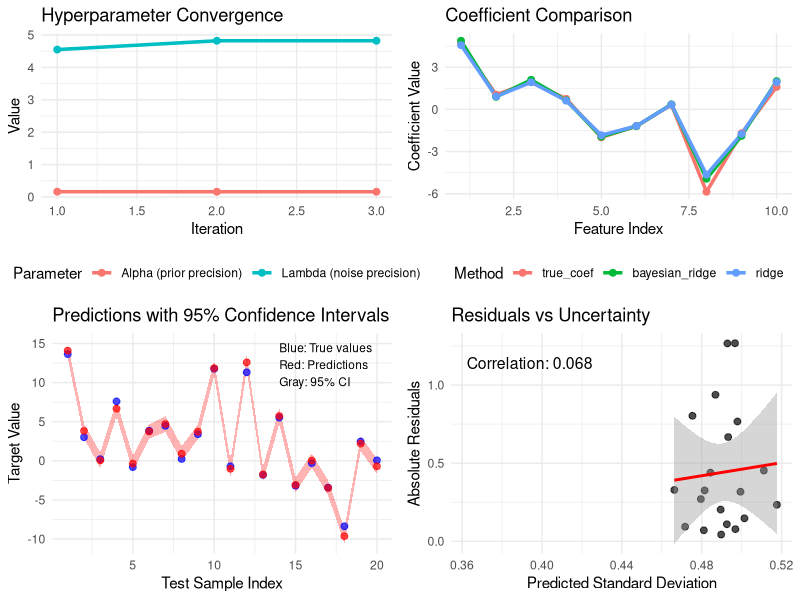

Source code (R):
# Bayesian Ridge Regression Implementation in R
# Load required libraries
library(ggplot2)
library(gridExtra)
library(dplyr)
library(MASS)  # for mvrnorm
library(glmnet)  # for comparison with ridge regression

# Set seed for reproducibility
set.seed(42)

# Function to generate synthetic regression data
generate_regression_data <- function(n_samples = 100, n_features = 10, noise = 0.1) {
  # Generate random features
  X <- matrix(rnorm(n_samples * n_features), nrow = n_samples, ncol = n_features)
  
  # Generate true coefficients
  true_coef <- rnorm(n_features, mean = 0, sd = 2)
  
  # Generate target variable
  y <- X %*% true_coef + rnorm(n_samples, mean = 0, sd = noise)
  
  return(list(X = X, y = as.vector(y), true_coef = true_coef))
}

# Bayesian Ridge Regression Class
BayesianRidge <- function() {
  # Create environment to store model parameters
  model <- new.env()
  
  # Initialize parameters
  model$max_iter <- 300
  model$tol <- 1e-3
  model$alpha_init <- 1.0
  model$lambda_init <- 1.0
  
  # Fit function
  model$fit <- function(X, y, max_iter = 300, tol = 1e-3, alpha_init = 1.0, lambda_init = 1.0) {
    n_samples <- nrow(X)
    n_features <- ncol(X)
    
    # Add intercept term
    X_with_intercept <- cbind(1, X)
    n_features_with_intercept <- n_features + 1
    
    # Initialize parameters
    alpha <- alpha_init  # precision of the prior
    lambda_param <- lambda_init  # precision of the noise
    
    # Initialize mean of posterior
    mean_beta <- rep(0, n_features_with_intercept)
    
    # Storage for convergence tracking
    alpha_history <- numeric(max_iter)
    lambda_history <- numeric(max_iter)
    
    for (iter in 1:max_iter) {
      # E-step: Update posterior distribution of beta
      # Covariance matrix of posterior
      S_inv <- alpha * diag(n_features_with_intercept) + lambda_param * t(X_with_intercept) %*% X_with_intercept
      S <- solve(S_inv)
      
      # Mean of posterior
      mean_beta <- lambda_param * S %*% t(X_with_intercept) %*% y
      
      # M-step: Update hyperparameters
      # Update alpha (precision of prior)
      gamma <- n_features_with_intercept - alpha * sum(diag(S))
      alpha <- gamma / sum(mean_beta^2)
      
      # Update lambda (precision of noise)
      residuals <- y - X_with_intercept %*% mean_beta
      lambda_param <- (n_samples - gamma) / sum(residuals^2)
      
      alpha_history[iter] <- alpha
      lambda_history[iter] <- lambda_param
      
      # Check convergence
      if (iter > 1) {
        if (abs(alpha_history[iter] - alpha_history[iter-1]) < tol &&
            abs(lambda_history[iter] - lambda_history[iter-1]) < tol) {
          alpha_history <- alpha_history[1:iter]
          lambda_history <- lambda_history[1:iter]
          break
        }
      }
    }
    
    # Store results
    model$coef <- as.vector(mean_beta[-1])  # exclude intercept
    model$intercept <- as.vector(mean_beta[1])
    model$alpha <- alpha
    model$lambda <- lambda_param
    model$sigma <- S  # posterior covariance
    model$alpha_history <- alpha_history
    model$lambda_history <- lambda_history
    model$fitted <- TRUE
    
    return(model)
  }
  
  # Predict function
  model$predict <- function(X, return_std = FALSE) {
    if (!model$fitted) {
      stop("Model must be fitted before making predictions")
    }
    
    n_samples <- nrow(X)
    X_with_intercept <- cbind(1, X)
    
    # Mean prediction
    y_pred <- X_with_intercept %*% c(model$intercept, model$coef)
    
    if (return_std) {
      # Predictive variance
      pred_var <- 1/model$lambda + diag(X_with_intercept %*% model$sigma %*% t(X_with_intercept))
      pred_std <- sqrt(pred_var)
      return(list(y_pred = as.vector(y_pred), y_std = pred_std))
    }
    
    return(as.vector(y_pred))
  }
  
  model$fitted <- FALSE
  return(model)
}

# Generate synthetic data
cat("=== Generating Synthetic Data ===\n")
data <- generate_regression_data(n_samples = 100, n_features = 10, noise = 0.5)
X <- data$X
y <- data$y
true_coef <- data$true_coef

# Split data into training and testing
train_indices <- sample(1:nrow(X), size = 0.8 * nrow(X))
X_train <- X[train_indices, ]
y_train <- y[train_indices]
X_test <- X[-train_indices, ]
y_test <- y[-train_indices]

# Standardize features
X_train_mean <- apply(X_train, 2, mean)
X_train_sd <- apply(X_train, 2, sd)

X_train_scaled <- scale(X_train)
X_test_scaled <- scale(X_test, center = X_train_mean, scale = X_train_sd)

# Fit Bayesian Ridge Regression
cat("=== Fitting Bayesian Ridge Regression ===\n")
br_model <- BayesianRidge()
br_model$fit(X_train_scaled, y_train)

# Make predictions
y_pred <- br_model$predict(X_test_scaled)
pred_with_std <- br_model$predict(X_test_scaled, return_std = TRUE)
y_pred_std <- pred_with_std$y_std

# Calculate performance metrics
mse_br <- mean((y_test - y_pred)^2)
r2_br <- 1 - sum((y_test - y_pred)^2) / sum((y_test - mean(y_test))^2)

cat(sprintf("Bayesian Ridge - MSE: %.4f, R²: %.4f\n", mse_br, r2_br))
cat(sprintf("Final hyperparameters: α = %.4f, λ = %.4f\n", br_model$alpha, br_model$lambda))

# Compare with regular Ridge Regression using cross-validation
cat("\n=== Comparing with Regular Ridge Regression ===\n")

# Fit ridge regression with cross-validation
ridge_cv <- cv.glmnet(X_train_scaled, y_train, alpha = 0, nfolds = 5)
ridge_model <- glmnet(X_train_scaled, y_train, alpha = 0, lambda = ridge_cv$lambda.min)
y_pred_ridge <- predict(ridge_model, X_test_scaled)

mse_ridge <- mean((y_test - y_pred_ridge)^2)
r2_ridge <- 1 - sum((y_test - y_pred_ridge)^2) / sum((y_test - mean(y_test))^2)

cat(sprintf("Regular Ridge - MSE: %.4f, R²: %.4f\n", mse_ridge, r2_ridge))
cat(sprintf("Optimal λ from CV: %.4f\n", ridge_cv$lambda.min))

# Create comprehensive visualizations
cat("\n=== Creating Visualizations ===\n")

# Plot 1: Hyperparameter convergence
convergence_data <- data.frame(
  iteration = rep(1:length(br_model$alpha_history), 2),
  value = c(br_model$alpha_history, br_model$lambda_history),
  parameter = rep(c("Alpha (prior precision)", "Lambda (noise precision)"), 
                  each = length(br_model$alpha_history))
)

p1 <- ggplot(convergence_data, aes(x = iteration, y = value, color = parameter)) +
  geom_line(size = 1.2) +
  geom_point(size = 2) +
  labs(title = "Hyperparameter Convergence",
       x = "Iteration", y = "Value",
       color = "Parameter") +
  theme_minimal() +
  theme(legend.position = "bottom")

# Plot 2: Coefficient comparison
coef_comparison <- data.frame(
  feature = 1:length(true_coef),
  true_coef = true_coef,
  bayesian_ridge = br_model$coef,
  ridge = as.vector(coef(ridge_model))[-1]  # exclude intercept
)

coef_long <- reshape2::melt(coef_comparison, id.vars = "feature", 
                           variable.name = "method", value.name = "coefficient")

p2 <- ggplot(coef_long, aes(x = feature, y = coefficient, color = method)) +
  geom_line(size = 1.2) +
  geom_point(size = 2) +
  labs(title = "Coefficient Comparison",
       x = "Feature Index", y = "Coefficient Value",
       color = "Method") +
  theme_minimal() +
  theme(legend.position = "bottom")

# Plot 3: Predictions with uncertainty
pred_data <- data.frame(
  index = 1:length(y_test),
  true_value = y_test,
  prediction = y_pred,
  std_error = y_pred_std,
  lower_bound = y_pred - 1.96 * y_pred_std,
  upper_bound = y_pred + 1.96 * y_pred_std
)

p3 <- ggplot(pred_data, aes(x = index)) +
  geom_ribbon(aes(ymin = lower_bound, ymax = upper_bound), 
              alpha = 0.3, fill = "red") +
  geom_point(aes(y = true_value), color = "blue", size = 2, alpha = 0.7) +
  geom_point(aes(y = prediction), color = "red", size = 2, alpha = 0.7) +
  labs(title = "Predictions with 95% Confidence Intervals",
       x = "Test Sample Index", y = "Target Value") +
  theme_minimal() +
  annotate("text", x = max(pred_data$index) * 0.7, y = max(pred_data$true_value) * 0.9,
           label = "Blue: True values\nRed: Predictions\nGray: 95% CI", 
           hjust = 0, size = 3)

# Plot 4: Residuals vs Uncertainty
residuals <- abs(y_test - y_pred)
residual_data <- data.frame(
  predicted_std = y_pred_std,
  absolute_residuals = residuals
)

correlation <- cor(y_pred_std, residuals)

p4 <- ggplot(residual_data, aes(x = predicted_std, y = absolute_residuals)) +
  geom_point(size = 2, alpha = 0.7) +
  geom_smooth(method = "lm", se = TRUE, color = "red") +
  labs(title = "Residuals vs Uncertainty",
       x = "Predicted Standard Deviation", y = "Absolute Residuals") +
  theme_minimal() +
  annotate("text", x = max(y_pred_std) * 0.7, y = max(residuals) * 0.9,
           label = sprintf("Correlation: %.3f", correlation), 
           hjust = 0, size = 4)

# Combine all plots
combined_plot <- grid.arrange(p1, p2, p3, p4, ncol = 2, nrow = 2)

# Print comprehensive analysis
cat("\n=== Model Analysis ===\n")
cat("True coefficients:\n")
print(round(true_coef, 4))
cat("\nBayesian Ridge coefficients:\n")
print(round(br_model$coef, 4))
cat("\nRegular Ridge coefficients:\n")
print(round(as.vector(coef(ridge_model))[-1], 4))

# Calculate coefficient recovery metrics
coef_mse_br <- mean((true_coef - br_model$coef)^2)
coef_mse_ridge <- mean((true_coef - as.vector(coef(ridge_model))[-1])^2)

cat(sprintf("\nCoefficient Recovery MSE:\n"))
cat(sprintf("Bayesian Ridge: %.4f\n", coef_mse_br))
cat(sprintf("Regular Ridge: %.4f\n", coef_mse_ridge))

# Test with different noise levels
cat("\n=== Testing Robustness to Noise ===\n")
noise_levels <- c(0.1, 0.5, 1.0, 2.0)
noise_results <- data.frame()

for (noise in noise_levels) {
  # Generate data with different noise levels
  data_noise <- generate_regression_data(n_samples = 100, n_features = 10, noise = noise)
  X_noise <- scale(data_noise$X)
  y_noise <- data_noise$y
  
  # Split data
  train_idx <- sample(1:nrow(X_noise), size = 0.8 * nrow(X_noise))
  X_train_noise <- X_noise[train_idx, ]
  y_train_noise <- y_noise[train_idx]
  X_test_noise <- X_noise[-train_idx, ]
  y_test_noise <- y_noise[-train_idx]
  
  # Fit model
  br_noise <- BayesianRidge()
  br_noise$fit(X_train_noise, y_train_noise)
  y_pred_noise <- br_noise$predict(X_test_noise)
  
  # Calculate metrics
  mse_noise <- mean((y_test_noise - y_pred_noise)^2)
  r2_noise <- 1 - sum((y_test_noise - y_pred_noise)^2) / sum((y_test_noise - mean(y_test_noise))^2)
  
  noise_results <- rbind(noise_results, data.frame(
    noise_level = noise,
    mse = mse_noise,
    r2 = r2_noise,
    alpha = br_noise$alpha,
    lambda = br_noise$lambda
  ))
}

cat("Noise Level\tMSE\t\tR²\t\tα\t\tλ\n")
cat(paste(rep("-", 60), collapse = ""), "\n")
for (i in 1:nrow(noise_results)) {
  cat(sprintf("%.1f\t\t%.4f\t\t%.4f\t\t%.4f\t\t%.4f\n",
              noise_results$noise_level[i], noise_results$mse[i], 
              noise_results$r2[i], noise_results$alpha[i], noise_results$lambda[i]))
}

# Function to demonstrate usage
demonstrate_usage <- function() {
  cat("\n=== Usage Example ===\n")
  cat("# Create and fit a Bayesian Ridge model:\n")
  cat("model <- BayesianRidge()\n")
  cat("model$fit(X_train, y_train)\n")
  cat("\n# Make predictions:\n")
  cat("predictions <- model$predict(X_test)\n")
  cat("\n# Get predictions with uncertainty:\n")
  cat("pred_with_uncertainty <- model$predict(X_test, return_std = TRUE)\n")
  cat("\n# Access model parameters:\n")
  cat("cat('Alpha:', model$alpha, 'Lambda:', model$lambda)\n")
  cat("print(model$coef)  # coefficients\n")
  cat("print(model$intercept)  # intercept\n")
}

demonstrate_usage()

cat("\n=== Summary ===\n")
cat("Bayesian Ridge Regression provides:\n")
cat("1. Automatic regularization parameter selection\n")
cat("2. Uncertainty quantification for predictions\n")
cat("3. Robustness to overfitting\n")
cat("4. Better coefficient recovery compared to fixed-lambda ridge\n")
cat("\nThe model adapts the regularization strength based on the data,\n")
cat("making it more flexible than traditional ridge regression.\n")